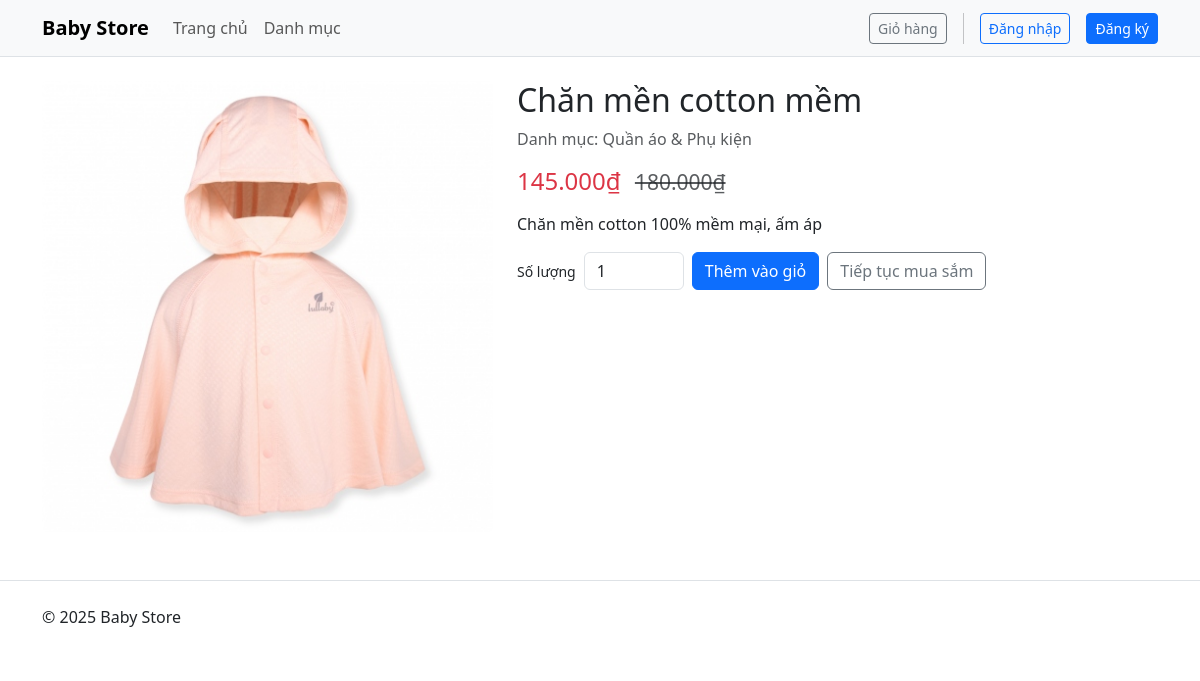
The page /?act=chi-tiet-san-pham&id=43 on the database its author committed.
### tables this page shows
CREATE TABLE `san_phams` (
  `id` int(11) NOT NULL,
  `ten_san_pham` varchar(255) NOT NULL,
  `gia_san_pham` decimal(10,2) NOT NULL,
  `gia_khuyen_mai` decimal(10,2) DEFAULT NULL,
  `hinh_anh` varchar(255) DEFAULT NULL,
  `so_luong` int(11) NOT NULL,
  `luot_xem` int(11) DEFAULT 0,
  `ngay_nhap` date NOT NULL,
  `mo_ta` text DEFAULT NULL,
  `danh_muc_id` int(11) NOT NULL,
  `trang_thai` tinyint(4) NOT NULL DEFAULT 1
);

CREATE TABLE `danh_mucs` (
  `id` int(11) NOT NULL,
  `ten_danh_muc` varchar(255) NOT NULL,
  `mo_ta` text DEFAULT NULL
);

### controllers/HomeController.php (called while the page is built, shortened)
<?php
class HomeController
{
    public $modelSanPham;
    public function __construct()
    {
        $this->modelSanPham = new SanPham();
    }
    public function chiTietSanPham()
    {
        $id = $_GET['id'] ?? null;
        $sanPham = $this->modelSanPham->getProductById($id);
        require_once './views/layout/header.php';
        require_once './views/product_detail.php';
        require_once './views/layout/footer.php';
    }
}

### index.php (called while the page is built, shortened)
<?php
require_once './commons/function.php';
require_once './controllers/HomeController.php';
require_once './models/SanPham.php';
$act = $_GET['act'] ?? '/';
match ($act) {
    '/' =>(new HomeController())->home(),
    'trangchu' =>(new HomeController())->tranhChu(),
    'danh-sach-san-pham' => (new HomeController())->danhSachSanPham(),
    'chi-tiet-san-pham' => (new HomeController())->chiTietSanPham(),
    'danh-muc' => (new HomeController())->danhMuc(),
    'dang-nhap' => (new AuthController())->dangNhap(),
    'dang-ky'   => (new AuthController())->dangKy(),
    'dang-xuat' => (new AuthController())->dangXuat(),
    'them-gio-hang'    => (new CartController())->add(),
    'gio-hang'         => (new CartController())->view(),
    'cap-nhat-gio-hang'=> (new CartController())->update(),
    'xoa-khoi-gio'     => (new CartController())->remove(),
    'thanh-toan'       => (new CartController())->checkout(),
    'don-hang-cua-toi' => (new CartController())->myOrders(),
};

### models/SanPham.php (called while the page is built, shortened)
<?php
class SanPham{
   public $conn;
   public function __construct()
   {
      $this->conn = connectDB();
   }
   public function getProductById($id){
      try {
        $sql = "SELECT sp.*, dm.ten_danh_muc FROM san_phams sp INNER JOIN danh_mucs dm ON sp.danh_muc_id = dm.id WHERE sp.id = :id";
        $stmt = $this->conn->prepare($sql);
        $stmt->execute([':id' => $id]);
        return $stmt->fetch();
      } catch (Exception $e) {
        echo "Lỗi truy vấn: " . $e->getMessage();
      }
   }
}

### commons/function.php (called while the page is built, shortened)
<?php
function connectDB() {
    $host = DB_HOST;
    $port = DB_PORT;
    $dbname = DB_NAME;
    try {
        $conn = new PDO("mysql:host=$host;port=$port;dbname=$dbname", DB_USERNAME, DB_PASSWORD);
        $conn->setAttribute(PDO::ATTR_ERRMODE, PDO::ERRMODE_EXCEPTION);
        $conn->setAttribute(PDO::ATTR_DEFAULT_FETCH_MODE, PDO::FETCH_ASSOC);
        return $conn;
    } catch (PDOException $e) {
        echo ("Connection failed: " . $e->getMessage());
    }
}

### views/product_detail.php (the view, shortened to what this page needs)
<?php if (!empty($sanPham)): ?>
<div class="row g-4">
  <div class="col-md-5">
    <?php if (!empty($sanPham['hinh_anh'])): ?>
      <img class="img-fluid rounded" src="<?= BASE_URL . $sanPham['hinh_anh'] ?>" alt="<?= htmlspecialchars($sanPham['ten_san_pham']) ?>" onerror="this.onerror=null; this.replaceWith(document.createTextNode('Không có ảnh'));">
    <?php else: ?>
      <div class="text-muted">Không có ảnh</div>
    <?php endif; ?>
  </div>
  <div class="col-md-7">
    <h2><?= htmlspecialchars($sanPham['ten_san_pham']) ?></h2>
    <p class="text-muted">Danh mục: <?= htmlspecialchars($sanPham['ten_danh_muc']) ?></p>
    <div class="h4 text-danger">
      <?= number_format((int)($sanPham['gia_khuyen_mai'] ?: $sanPham['gia_san_pham']), 0, ',', '.') ?>₫
      <?php if(!empty($sanPham['gia_khuyen_mai'])): ?>
        <small class="text-muted text-decoration-line-through ms-2"><?= number_format((int)$sanPham['gia_san_pham'], 0, ',', '.') ?>₫</small>
      <?php endif; ?>
    </div>
    <p class="mt-3"><?= nl2br(htmlspecialchars($sanPham['mo_ta'] ?? '')) ?></p>
    <form action="<?= BASE_URL ?>?act=them-gio-hang" method="post" class="d-flex align-items-center gap-2 mt-3">
      <label class="small">Số lượng</label>
      <input type="number" name="qty" class="form-control" style="width:100px" value="1" min="1">
      <button class="btn btn-primary" type="submit">Thêm vào giỏ</button>
      <a href="<?= BASE_URL ?>?act=danh-sach-san-pham" class="btn btn-outline-secondary">Tiếp tục mua sắm</a>
    </form>
  </div>
</div>
<?php else: ?>
<div class="alert alert-warning">Sản phẩm không tồn tại.</div>
<?php endif; ?>

### rows shown on the page
san_phams: hinh_anh (picture), ten_san_pham "Chăn mền cotton mềm", danh_muc.ten_danh_muc "Quần áo & Phụ kiện", gia_khuyen_mai "145.000", gia_san_pham "180.000", mo_ta "Chăn mền cotton 100% mềm mại, ấm áp"
